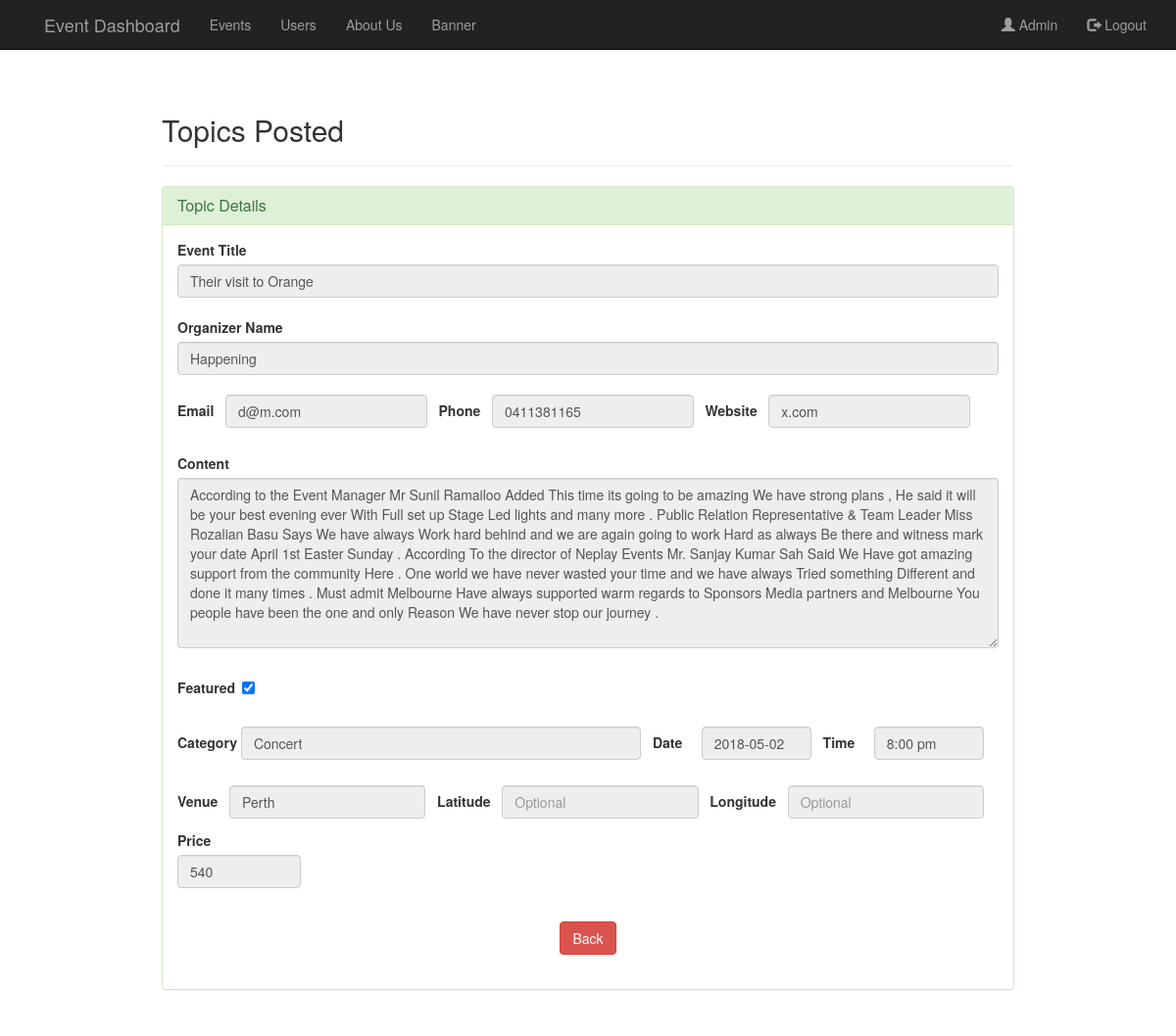
Page /admin/topic-details.php?post_Id=56 (signed in) on the committed database.
### tables this page shows
CREATE TABLE IF NOT EXISTS `tblpost` (
  `post_Id` int(11) NOT NULL,
  `title` varchar(255) DEFAULT NULL,
  `content` text,
  `cat_id` text,
  `date` date DEFAULT NULL,
  `view` int(11) DEFAULT '0',
  `time` text,
  `organizer` text NOT NULL,
  `phone` varchar(20) DEFAULT NULL,
  `website` text,
  `email` varchar(255) DEFAULT NULL,
  `price` int(11) DEFAULT NULL,
  `venue` text,
  `lat` text NOT NULL,
  `lon` text NOT NULL,
  `featured` int(11) DEFAULT NULL,
  `filepath` text,
  `filename` text
);

### admin/topic-details.php (the view, shortened to what this page needs)
<?php include "header.php";?>
<div class="container" style="margin:8% auto;width:900px;">
 <h2> Topics Posted</h2>
 <hr>
 <div class="panel panel-success">
  <div class="panel-heading">
    <h3 class="panel-title">Topic Details</h3>
  </div>
  <div class="panel-body">
<?php
    if(isset($_GET['post_Id'])){
     $id = $_GET['post_Id'];
     $sql = "SELECT * FROM tblpost WHERE post_Id='$id'";
     $run = mysqli_query($con,$sql);
     while($row=mysqli_fetch_array($run))
     {
      $id = $row['post_Id'];
      $title =  mysqli_real_escape_string($con,$row['title']);
      $content = mysqli_real_escape_string($con,$row['content']);
      $category= mysqli_real_escape_string($con,$row['cat_id']);
      $date =mysqli_real_escape_string($con,$row['date']);
      $time =mysqli_real_escape_string($con,$row['time']);
      $organizer =$row['organizer'];
      $email =$row['email'];
      $phone =$row['phone'];
      $website =$row['website'];
      $price =$row['price'];
      $venue =$row['venue'];
      $lon =$row['lon'];
      $lat =$row['lat'];
?>
      <form method="POST"  action="edit-topic.php?edit=<?php echo $id;?>" enctype="multipart/form-data">
     <label>Event Title</label>
     <input type="text" readonly class="form-control" name="title"required value="<?php echo $title?>"><br>
     <label>Organizer Name</label>
     <input type="text" readonly name="organizer" value="<?php echo $organizer?>" class="form-control" required><br>
     <div class="col-md-12" style="display:inline-flex;padding-left:0px">
      <label style="padding-top:6px;">Email</label>&nbsp;&nbsp;&nbsp;
      <input type="email" readonly class="form-control" value="<?php echo $email?>" name="email" style="width:25%;">&nbsp;&nbsp;&nbsp;
      <label style="padding-top:6px;">Phone</label>&nbsp;&nbsp;&nbsp;
      <input type="text" readonly class="form-control"  value="<?php echo $phone?>" name="phone" style="width:25%;">&nbsp;&nbsp;&nbsp;
      <label style="padding-top:6px;">Website</label>&nbsp;&nbsp;&nbsp;
      <input type="text" readonly class="form-control" value="<?php echo $website?>" name="website" style="width:25%;">
      </div><br><br><br>
     <label>Content</label>
     <textarea readonly name="content"class="form-control" rows="8" required><?php echo $content?></textarea><br>
      <div class="checkbox" style="padding-left:0px;">
      <label style="padding-left:0px;"><b>Featured</b> &nbsp;&nbsp;&nbsp;&nbsp;&nbsp;&nbsp;
      <?php if($featured=1)
      {?>
      <input type="checkbox" checked name="featured" value="1"><br>
      <?php }else{?>
      <input type="checkbox" name="featured" value="1"><br>
      <?php }?></div>
      <br>
      <div class="col-md-12" style="display:inline-flex;padding-left:0px">
      <label style="padding-top:6px;">Category</label>&nbsp;
      <input type="text" readonly value="<?php echo $category?>" placeholder="Music, Festival, Meetup,..." class="form-control" name="category" style="width:100%;">&nbsp;&nbsp;&nbsp;
      <label style="padding-top:6px;">Date</label>&nbsp;&nbsp;&nbsp;&nbsp;&nbsp;
      <input type="text" readonly value="<?php echo $date?>" placeholder="1 Jan" class="form-control" name="date" style="width:25%;">&nbsp;&nbsp;&nbsp;
      <label style="padding-top:6px;">Time</label>&nbsp;&nbsp;&nbsp;&nbsp;&nbsp;
      <input type="text" readonly value="<?php echo $time?>" placeholder="12:00 am" class="form-control" name="time" style="width:25%;">
      </div><br><br><br>
      <div class="col-md-12" style="display:inline-flex;padding-left:0px">
      <label style="padding-top:6px;">Venue</label>&nbsp;&nbsp;&nbsp;
      <input type="text" readonly value="<?php echo $venue?>" class="form-control" name="venue" style="width:25%;" required>&nbsp;&nbsp;&nbsp;
      <label style="padding-top:6px;">Latitude</label>&nbsp;&nbsp;&nbsp;
      <input type="text" readonly value="<?php echo $lat?>" placeholder="Optional" class="form-control" name="lat" style="width:25%;">&nbsp;&nbsp;&nbsp;
      <label style="padding-top:6px;">Longitude</label>&nbsp;&nbsp;&nbsp;
      <input type="text" readonly value="<?php echo $lon?>" placeholder="Optional" class="form-control" name="lon" style="width:25%;">
      </div><br><br>
      <label style="padding-top:6px;">Price</label>&nbsp;&nbsp;&nbsp;
      <input type="text" value="<?php echo $price?>" placeholder="AUD" class="form-control" name="price" style="width:15%;" readonly><br>
    </form>
   <?php }
  }?>
     <center><a href="#"  onclick="javascript:history.go(-1);"><button class="btn btn-danger">Back</button></a></center><br>
   </div>
 </div>
</body>
  </html>

### rows in the picture
tblpost: title "Their visit to Orange", organizer "Happening", email "d@m.com", phone "0411381165", website "x.com", content "According to the Event Manager Mr Sunil Ramailoo Added This time its going to be amazing We have strong plans , He said it will be your best evening ever With Full set up Stage Led lights and many more . Public Relation Representative & Team Leader Miss Rozalian Basu Says We have always Work hard behind and we are again going to work Hard as always Be there and witness mark your date April 1st Easter Sunday . According To the director of Neplay Events Mr. Sanjay Kumar Sah Said We Have got amazing support from the community Here . One world we have never wasted your time and we have always Tried something Different and done it many times . Must admit Melbourne Have always supported warm…", category "Concert", date "2018-05-02", time "8:00 pm", venue "Perth", price "540"

### other values in the picture
$username "Admin"
